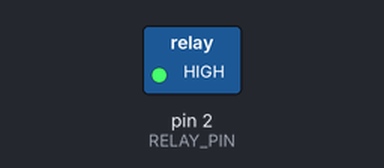
Bench run of a sketch on a simulated Arduino Uno, built with avr-gcc and run on an emulated ATmega328P. Parts: switched loads named in the sketch (green lamp = pin HIGH). Dashed ring = blinking.

Above: at 0.5 s.
Timing chart, 0 to 4.6 s (numbered marks = the images above):
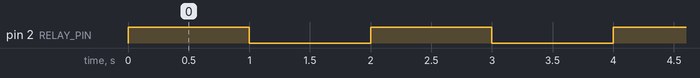

Measured:
- by itself, pin 2 (RELAY_PIN): alternates HIGH for 1.0 s and LOW for 1.0 s

The sketch:

code.ino
```cpp
// Relay module unit test sketch:
//   Toggle the relay's IN pin every second. The harness samples the element's
//   `energized` property mid-phase, so it must track the pin.

const int RELAY_PIN = 2;

void setup() {
  pinMode(RELAY_PIN, OUTPUT);
}

void loop() {
  digitalWrite(RELAY_PIN, HIGH);
  delay(1000);
  digitalWrite(RELAY_PIN, LOW);
  delay(1000);
}
```
